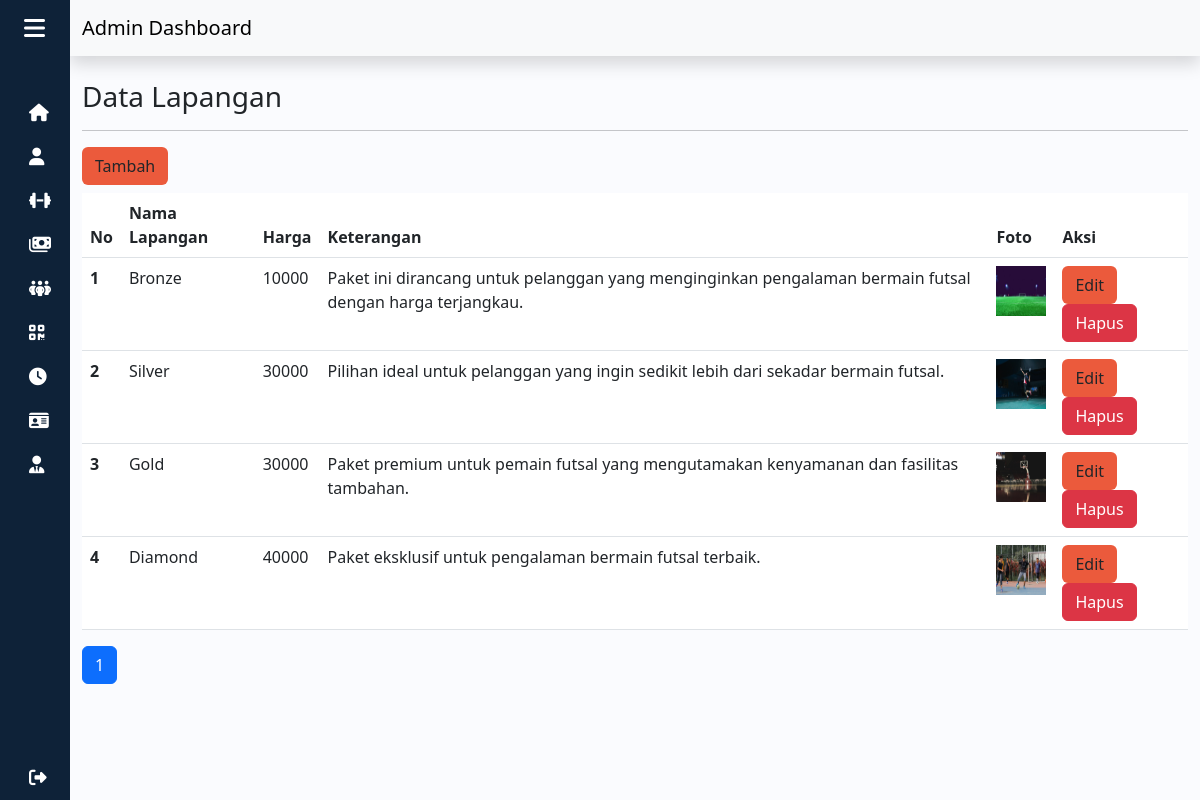
The page /admin/lapangan.php (signed in) on the database its author committed.
### tables this page shows
CREATE TABLE `lapangan_212279` (
  `212279_id_lapangan` int(11) NOT NULL,
  `212279_nama` varchar(35) NOT NULL,
  `212279_keterangan` text NOT NULL,
  `212279_harga` int(11) NOT NULL,
  `212279_foto` text NOT NULL
);

### functions.php (called while the page is built, shortened)
<?php
$conn = mysqli_connect("localhost", "root", "", "dbfutsal");
function query($query)
{
  global $conn;
  $result = mysqli_query($conn, $query);
  $rows = [];
  while ($row = mysqli_fetch_assoc($result)) {
    $rows[] = $row;
  }
  return $rows;
}

### admin/lapangan.php (the view, shortened to what this page needs)
<?php
require "../functions.php";
$jmlHalamanPerData = 4;
$jumlahData = count(query("SELECT * FROM lapangan_212279"));
$jmlHalaman = ceil($jumlahData / $jmlHalamanPerData);
if (isset($_GET["halaman"])) {
  $halamanAktif = $_GET["halaman"];
} else {
  $halamanAktif = 1;
}
$awalData = ($jmlHalamanPerData * $halamanAktif) - $jmlHalamanPerData;
$lapangan = query("SELECT * FROM lapangan_212279 LIMIT $awalData, $jmlHalamanPerData");
?>
<!DOCTYPE html>
<html lang="en">
<head>
  <link rel="stylesheet" href="../style.css">
  <link rel="stylesheet" href="https://cdnjs.cloudflare.com/ajax/libs/font-awesome/6.4.0/css/all.min.css">
  <link href="https://cdn.lineicons.com/4.0/lineicons.css" rel="stylesheet" />
  <link href="https://cdn.jsdelivr.net/npm/bootstrap@5.3.0-alpha1/dist/css/bootstrap.min.css" rel="stylesheet">
</head>
<body>
  <div class="wrapper">
    <aside id="sidebar">
      <div class="d-flex">
        <button class="toggle-btn" type="button">
          <i class="fa-solid fa-bars"></i>
        </button>
      </div>
      <ul class="sidebar-nav">
        <li class="sidebar-item">
          <a href="home.php" class="sidebar-link">
          <i class="fa-solid fa-house"></i>
          </a>
        </li>
        <li class="sidebar-item">
          <a href="member.php" class="sidebar-link">
            <i class="fa-solid fa-user"></i>
          </a>
        </li>
        <li class="sidebar-item">
          <a href="lapangan.php" class="sidebar-link">
            <i class="fa-solid fa-dumbbell"></i>
          </a>
        </li>
        <li class="sidebar-item">
          <a href="pesan.php" class="sidebar-link">
            <i class="fa-solid fa-money-bills"></i>
          </a>
        </li>
        <li class="sidebar-item">
          <a href="match.php" class="sidebar-link">
            <i class="fa-solid fa-people-group"></i>
          </a>
        </li>
        <li class="sidebar-item">
          <a href="scan_qr.php" class="sidebar-link">
            <i class="fa-solid fa-qrcode"></i>
          </a>
        </li>
        <li class="sidebar-item">
          <a href="harga.php" class="sidebar-link">
            <i class="fa-solid fa-clock"></i>
          </a>
        </li>
                <li class="sidebar-item">
          <a href="membership.php" class="sidebar-link">
            <i class="fa-solid fa-id-card"></i>
          </a>
        </li>
<li class="sidebar-item">
          <a href="admin.php" class="sidebar-link">
            <i class="fa-solid fa-user-tie"></i>
          </a>
        </li>
      </ul>
      <div class="sidebar-footer">
        <a href="../logout.php" class="sidebar-link">
          <i class="fa-solid fa-right-from-bracket"></i>
        </a>
      </div>
    </aside>
    <div class="main">
      <nav class="navbar bg-light shadow">
        <div class="container-fluid">
          <a class="navbar-brand" href="#">
            Admin Dashboard
          </a>
        </div>
      </nav>
     <div class="container">
       <h3 class="mt-4">Data Lapangan</h3>
        <hr>
        <button class="btn btn-inti mb-2" data-bs-toggle="modal" data-bs-target="#tambahModal1">Tambah</button>
         <div class="table-responsive">
        <table class="table table-hover">
          <thead class="table-inti">
            <tr>
              <th scope="col">No</th>
              <th scope="col">Nama Lapangan</th>
              <th scope="col">Harga</th>
              <th scope="col">Keterangan</th>
              <th scope="col">Foto</th>
              <th scope="col">Aksi</th>
            </tr>
          </thead>
          <tbody>
            <?php $i = 1; ?>
            <?php foreach ($lapangan as $row) : ?>
              <tr>
                <th scope="row"><?= $i++; ?></th>
                <td><?= $row["212279_nama"]; ?></td>
                <td><?= $row["212279_harga"]; ?></td>
                <td><?= $row["212279_keterangan"]; ?></td>
                <td><img src="../img/<?= $row["212279_foto"]; ?>" width="50" height="50"></td>
                <td>
                  <button class="btn btn-inti" data-bs-toggle="modal" data-bs-target="#editModal<?= $row["212279_id_lapangan"]; ?>">Edit</button>
                  <a href="./controller/hapusLpg.php?id=<?= $row["212279_id_lapangan"]; ?>" class="btn btn-danger">Hapus</a>
                </td>
              </tr>
            <?php endforeach; ?>
          </tbody>
        </table>
        </div>
        <ul class="pagination">
          <?php for ($i = 1; $i <= $jmlHalaman; $i++) : ?>
            <?php if ($i == $halamanAktif) : ?>
              <li class="page-item active"><a class="page-link" href="?halaman=<?= $i; ?>"><?= $i; ?></a></li>
            <?php else : ?>
              <li class="page-item "><a class="page-link" href="?halaman=<?= $i; ?>"><?= $i; ?></a></li>
            <?php endif; ?>
          <?php endfor; ?>
        </ul>
     </div>
    </div>
</body>
</html>

### style.css (style rules this page uses)
:root { --primary: #EB5A3C; --hover: #EB5A3C; --bg: #eeeeee; }
a { text-decoration: none; }
li { list-style: none; }
body { font-family: 'Poppins', sans-serif; }
.wrapper { display: flex; }
.main { min-height: 100vh; width: 100%; overflow: hidden; transition: all 0.35s ease-in-out; background-color: #fafbfe; }
#sidebar { width: 70px; min-width: 70px; z-index: 1000; transition: all .25s ease-in-out; background-color: #0e2238; display: flex; flex-direction: column; }
.toggle-btn { background-color: transparent; cursor: pointer; border: 0; padding: 1rem 1.5rem; }
.toggle-btn i { font-size: 1.5rem; color: #FFF; }
.sidebar-nav { padding: 2rem 0; flex: 1 1 auto; }
a.sidebar-link { text-decoration: none !important; padding: .625rem 1.625rem; color: #FFF; display: block; font-size: 1rem; white-space: nowrap; border-left: 3px solid transparent; }
.sidebar-link i { font-size: 1.1rem; margin-right: .75rem; }
.sidebar-item { position: relative; }
.table-inti { background-color: #0e2238; color: #FFF; }
.btn-inti { background-color: var(--primary) !important; }

### rows shown on the page
lapangan_212279: 212279_nama "Bronze", 212279_harga "10000", 212279_keterangan "Paket ini dirancang untuk pelanggan yang menginginkan pengalaman bermain futsal dengan harga terjangkau.", 212279_foto (picture)
lapangan_212279: 212279_nama "Silver", 212279_harga "30000", 212279_keterangan "Pilihan ideal untuk pelanggan yang ingin sedikit lebih dari sekadar bermain futsal.", 212279_foto (picture)
lapangan_212279: 212279_nama "Gold", 212279_harga "30000", 212279_keterangan "Paket premium untuk pemain futsal yang mengutamakan kenyamanan dan fasilitas tambahan.", 212279_foto (picture)
lapangan_212279: 212279_nama "Diamond", 212279_harga "40000", 212279_keterangan "Paket eksklusif untuk pengalaman bermain futsal terbaik.", 212279_foto (picture)
